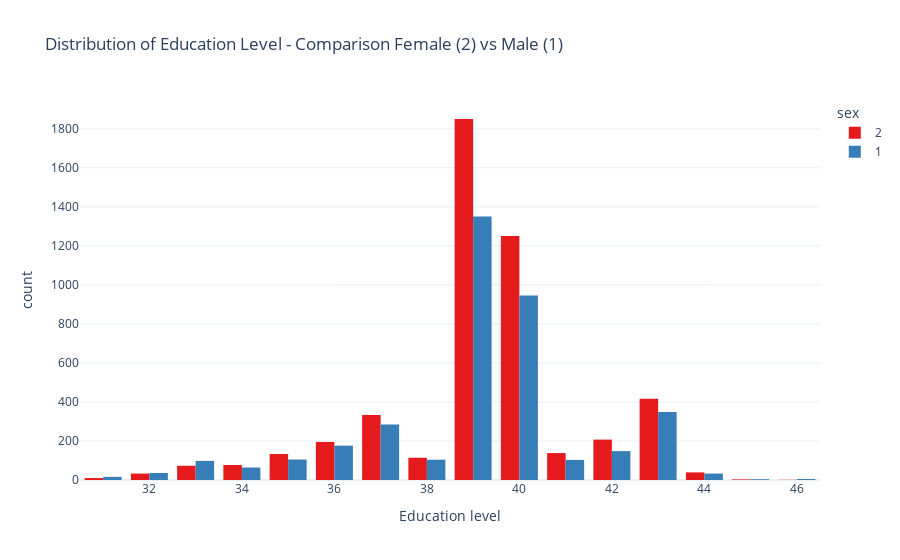

The cell this chart's notebook holds for it:
### Code cell
histo = px.histogram(
    cps_occ,
    x = 'educ_level',
    color = "sex",
    title = "Distribution of Education Level - Comparison Female (2) vs Male (1)",
    labels={'educ_level':'Education level','count':'Count'},
    color_discrete_sequence=px.colors.qualitative.Set1,
    barmode = 'group')
histo.show()

# GRAPH 7

### Figure 1 — Plotly figure (JSON) as saved in the notebook; plotly's stock layout.template omitted (floating-point values rounded to 4 significant figures; data arrays with more than 128 entries replaced by an {"elided": "..."} marker saying what was removed)
{"data": [{"alignmentgroup": "True", "bingroup": "x", "hovertemplate": "sex=2<br>Education level=%{x}<br>count=%{y}<extra></extra>", "legendgroup": "2", "marker": {"color": "rgb(228,26,28)", "pattern": {"shape": ""}}, "name": "2", "offsetgroup": "2", "orientation": "v", "showlegend": true, "type": "histogram", "x": {"elided": "4874 int values"}, "xaxis": "x", "yaxis": "y"}, {"alignmentgroup": "True", "bingroup": "x", "hovertemplate": "sex=1<br>Education level=%{x}<br>count=%{y}<extra></extra>", "legendgroup": "1", "marker": {"color": "rgb(55,126,184)", "pattern": {"shape": ""}}, "name": "1", "offsetgroup": "1", "orientation": "v", "showlegend": true, "type": "histogram", "x": {"elided": "3820 int values"}, "xaxis": "x", "yaxis": "y"}], "layout": {"barmode": "group", "legend": {"title": {"text": "sex"}, "tracegroupgap": 0}, "title": {"text": "Distribution of Education Level - Comparison Female (2) vs Male (1)"}, "xaxis": {"anchor": "y", "domain": [0, 1], "title": {"text": "Education level"}}, "yaxis": {"anchor": "x", "domain": [0, 1], "title": {"text": "count"}}}}
